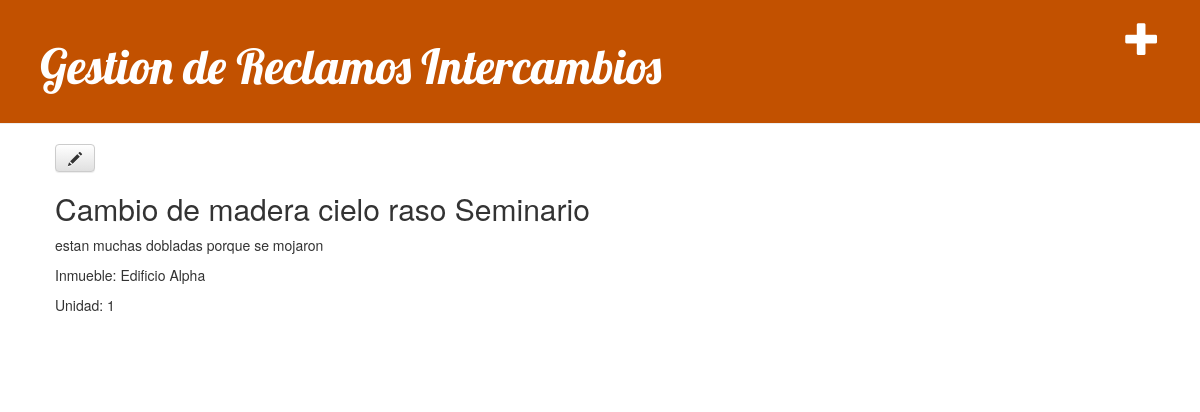
Screenshot of /reclamo/3/ with the database file from the repository.
### Reclamos/models.py (models this page shows, shortened)
class Reclamo(models.Model):
	"""docstring for Inmueble"""
	INICIADO ='IN'
	ENPROGRESO = 'PR'
	FINALIZADO = 'FI'
	ESTADO_RECLAMO = [
        (INICIADO, 'Iniciado'),
        (ENPROGRESO, 'EnProgreso'),
        (FINALIZADO, 'Finalizado'),
    ]
	titulo = models.CharField(max_length=200)
	descripcion = models.TextField()
	inmueble = models.ForeignKey(Inmueble ,on_delete=models.CASCADE,blank=True,null=True)
	unidad = models.CharField(max_length=10)
	comentario = models.CharField(max_length=200)
	estado = models.CharField(max_length=2, choices=ESTADO_RECLAMO, default=INICIADO)
	creado = models.DateTimeField(default=datetime.now, blank=True)

### Inmuebles/models.py (models this page shows)
class Inmueble(models.Model):
	def __str__(self):
		return '' + self.nombre
	"""docstring for Inmueble"""
	nombre = models.CharField(max_length=200)
	direccion = models.CharField(max_length=200)

### Reclamos/views.py (the view)
# urls.py: path('reclamo/<int:pk>/', views.reclamo_detail, name='reclamo_detail'),
def reclamo_detail(request, pk):
    reclamos = get_object_or_404(Reclamo, pk=pk)
    return render(request, 'reclamos/reclamo_detail.html', {'reclamos': reclamos})

### Reclamos/templates/reclamos/reclamo_detail.html (shortened to what this page needs)
{% extends 'reclamos/base.html' %}
{% block content %}
    <div class="post">
        <a class="btn btn-default" href="{% url 'reclamo_edit' pk=reclamos.pk %}"><span class="glyphicon glyphicon-pencil"></span></a>
        <h2>{{ reclamos.titulo }}</h2>
        <p>{{ reclamos.descripcion|linebreaksbr }}</p>
        <p>Inmueble: {{ reclamos.inmueble }}</p>
        <p>Unidad: {{ reclamos.unidad }}</p>
    </div>
{% endblock %}

### Reclamos/static/css/reclamos.css (style rules this page uses)
.post { margin-bottom: 70px; }

### rows the page displays
Reclamo: titulo "Cambio de madera cielo raso Seminario", descripcion "estan muchas dobladas porque se mojaron", inmueble "Edificio Alpha", unidad "1"
